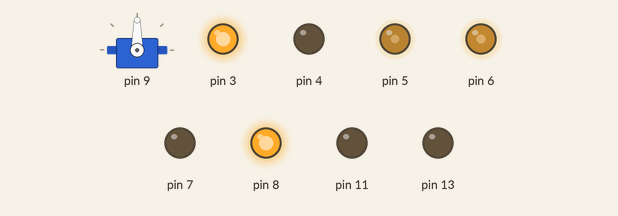
Bench run of a sketch on a simulated Arduino Uno, built with avr-gcc and run on an emulated ATmega328P. Shown: servo, output pins drawn as LEDs (lit = HIGH).

Above: at 0.05 s.
At 2.05 s:
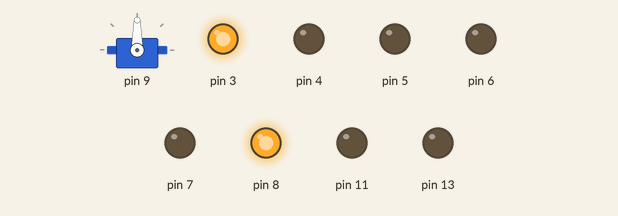
At 3.95 s:
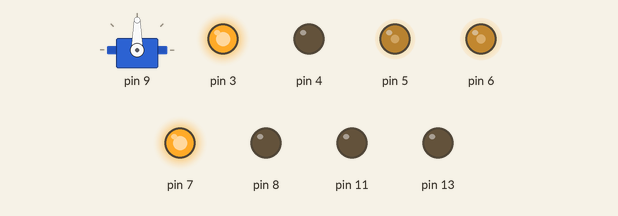
At 7.05 s:
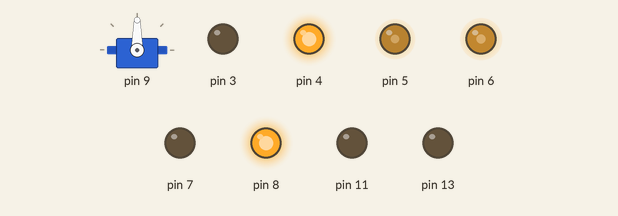
At 8.95 s:
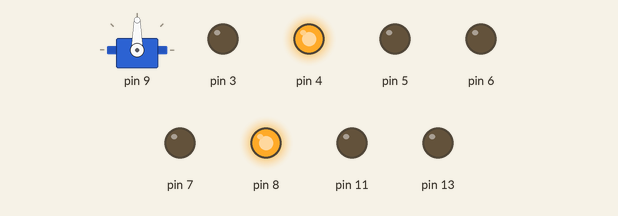
Timing chart, 0 to 11.7 s (numbered marks = the images above):
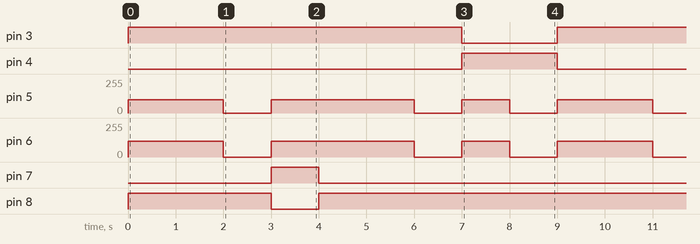

The sketch:

drive_lib.ino
```cpp
/* L298n motor

Inclusione delle funzioni nella libreria rover.

Guida 2WD composta da 2 motori

- 2 motori DC
- L298n module
- Batteria > 6v

*/

#include <rover.h>
#include <Servo.h>

void setup() {
    abilita();
}


void loop() {
// Avanti
    avanti();
    delay(2000);
// Stop
    stop();
    delay(1000);

// TurnSX
    giraSX();
    delay(1000);

// Avanti
    avanti();
    delay(2000);
// Stop
    stop();
    delay(1000);

// TurnDX
    giraDX();
    delay(1000);

// Stop
    stop();
    delay(1000);
}
```

Measured:
- by itself, pin 3: alternates HIGH for 7.0 s and LOW for 2.0 s
- by itself, pin 4: alternates HIGH for 2.0 s and LOW for 7.0 s
- by itself, pin 5: repeats every 9.0 s: 0/255 1.0 s, 100/255 3.0 s, 0/255 1.0 s, 100/255 1.0 s, 0/255 1.0 s, 100/255 2.0 s
- by itself, pin 6: repeats every 9.0 s: 0/255 1.0 s, 120/255 3.0 s, 0/255 1.0 s, 120/255 1.0 s, 0/255 1.0 s, 120/255 2.0 s
- by itself, pin 7: alternates HIGH for 1.0 s and LOW for 8.0 s
- by itself, pin 8: repeats every 9.0 s: LOW 1.0 s, HIGH 8.0 s
